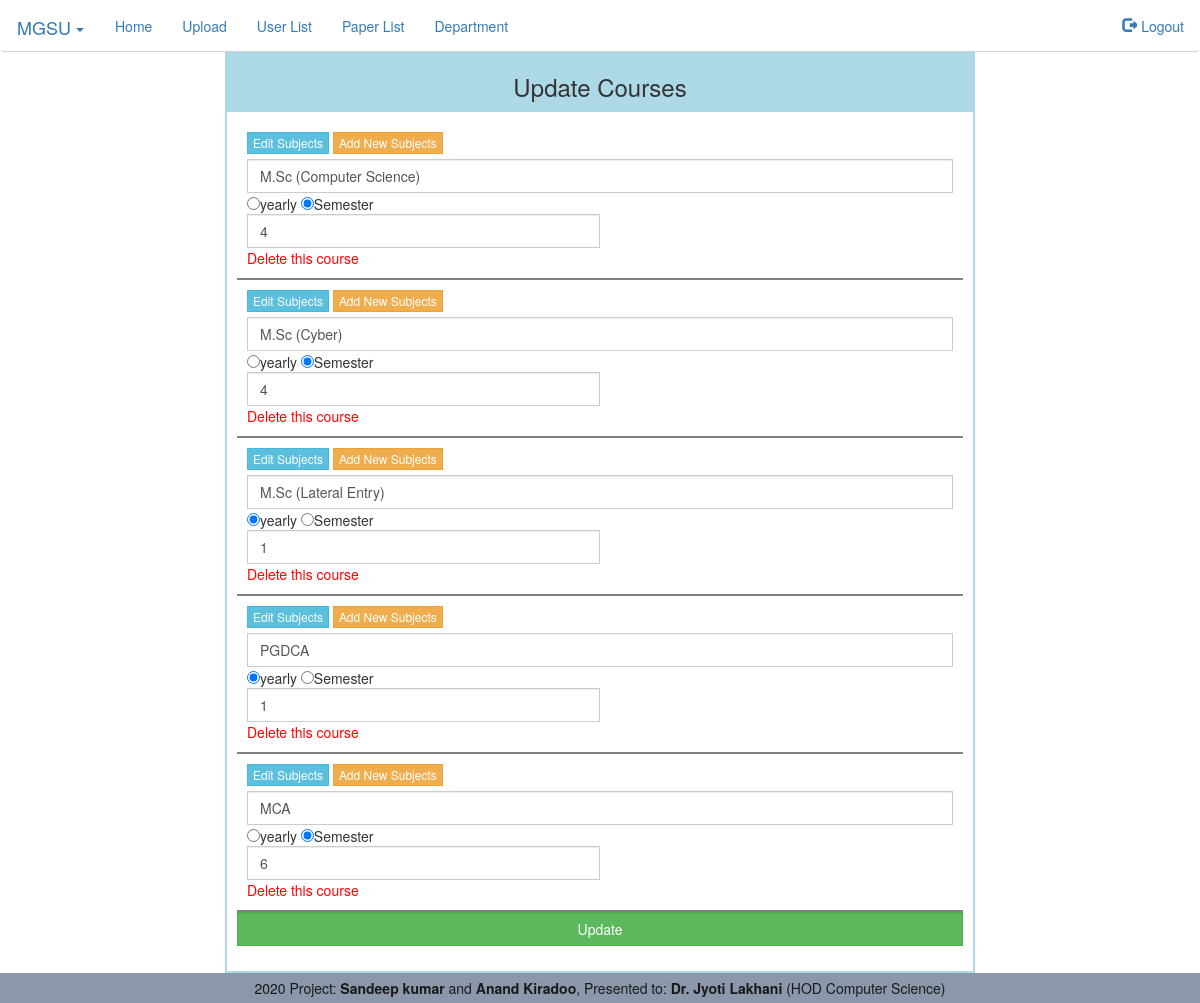
The app's page /Department/update/1 (signed in) with its own data.
### tables this page shows
CREATE TABLE `course` (
  `id` int(11) NOT NULL,
  `course_name` varchar(50) NOT NULL,
  `yearly` tinyint(1) NOT NULL,
  `num_year_sem` int(11) DEFAULT NULL,
  `dep_id` int(11) NOT NULL,
  `time` timestamp NOT NULL DEFAULT current_timestamp() ON UPDATE current_timestamp()
);

### index.php (called while the page is built, shortened)
<?php
$obj=new Autoloader();
?>

### libs/Model.php (called while the page is built, shortened)
<?php
class Model extends MYSQLi
{
	function fetchCourse($dep_id,$colls='*')
	{
		$qry="SELECT $colls FROM `course` WHERE dep_id=$dep_id";
		return $this->query($qry)->fetch_all(MYSQLI_ASSOC);
	}
}
?>

### App/models/Upload.php (called while the page is built, shortened)
<?php
class Upload extends Model
{
	function fetchCourseData($dep_id)
	{
		return $this->fetchCourse($dep_id);
	}
}
?>

### App/views/Department/updatecourse.php (the view, shortened to what this page needs)
<div class="container">
	<div class="row">
		<div class="col-md-2"></div>
		<div class="col-md-8 col-sm-12">
		<div class="heading col-sm-12">
    <h3>Update Courses</h3>
    </div>
<div class="form-box col-sm-12">
	<form action="<?=BASEPATH."Department/update"?>" method="post">
		<?php
		$i=0;
foreach ($this->courses as $course) {
	$i++;
?>
<div class="course_boxes">
	<a style="margin-bottom: 5px;" href="<?=BASEPATH."Department/updatesubjects/".$course['id'].$course['yearly'].$course['num_year_sem'];?>" class="btn btn-xs btn-info">Edit Subjects</a>
	<a style="margin-bottom: 5px;" href="<?=BASEPATH."Department/addsubjects/".$course['id']?>" class="btn btn-warning btn-xs">Add New Subjects</a>
	<input type="text" class="form-control" name="course<?=$i?>[]" placeholder="" value="<?=$course['course_name']?>" required>
<input type="radio" name="course<?=$i?>[]" value="1" class="form-check-input" checked="" onclick="return false">yearly
<input type="radio" name="course<?=$i?>[]" value="0" class="form-check-input" <?php if($course['yearly']==0)echo "checked";?> onclick="return false">Semester
<input type="number" name="course<?=$i?>[]" value="<?=$course['num_year_sem']?>" class="form-control">
<span><a style="color:red;" onclick="return del();"href="<?=BASEPATH."Department/delcourse/".$course['id'];?>" onclick="return ">Delete this course</a></span>
</div>
<?php }?>
<div class="form-group">
<input class="form-control btn btn-success" type="submit" value="Update">
</div>
</form>
</div>
</div>
</div>
</div>
</div>

### public/css/style.css (style rules this page uses)
body { margin: 0px; padding: 0px; height: 100%; }
.form-box { border: 2px solid lightblue; padding: 10px; }
.heading { border-top:2px solid lightblue; border-right: 2px solid lightblue; border-left: 2px solid lightblue; background-color: lightblue; text-align: center; }
.course_boxes { border-bottom: 2px solid gray; padding: 10px; }
.course_boxes input[type="number"] { width: 50%; }
input[type="text"],input[type="password"],input[type="file"],input[type="number"],.btn { border-radius: 0px; }

### records on screen
course: course_name "M.Sc (Computer Science)", yearly "☑", num_year_sem "4"
course: course_name "M.Sc (Cyber)", yearly "☑", num_year_sem "4"
course: course_name "M.Sc (Lateral Entry)", num_year_sem "1"
course: course_name "PGDCA", num_year_sem "1"
course: course_name "MCA", yearly "☑", num_year_sem "6"
